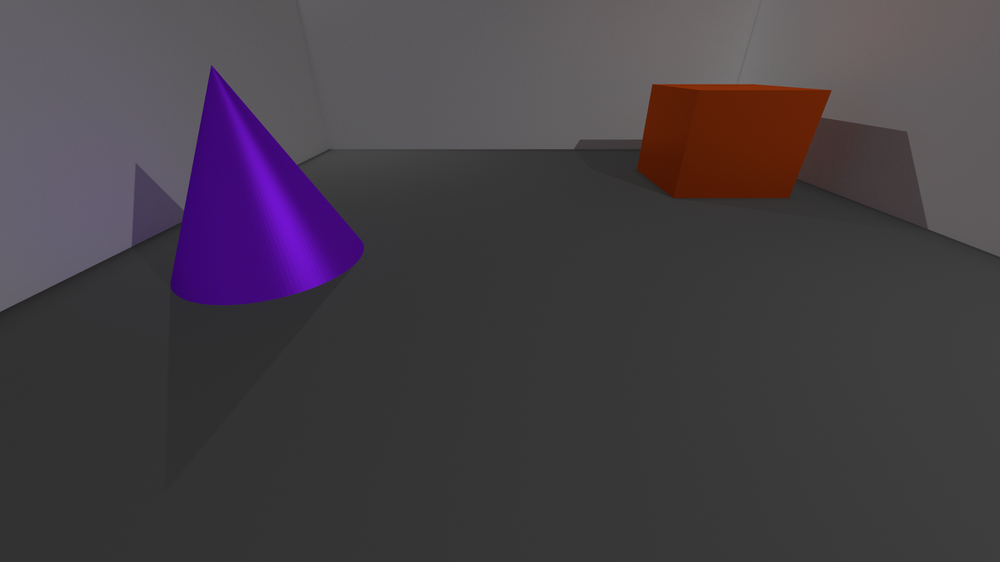
#> input picture Experiments/Sid/Travis/left.png, 1000 x 562 px, shrunk from 1920 x 1080 before the run
$ python depth_matrix.py
#> lines starting #> are read from the running program, lines starting #| are printed output that depends on the picture
from PIL import Image
from numpy import *
import math

# Open the images
left = array(Image.open('left.png'),'f');
right = array(Image.open('right.png'),'f');
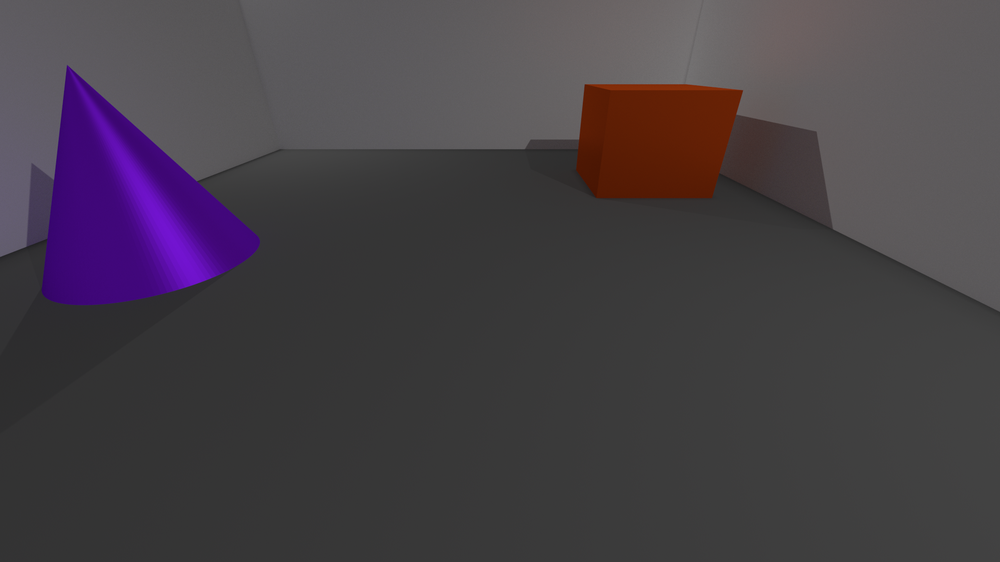
#> input picture Experiments/Sid/Travis/right.png, 1000 x 562 px, shrunk from 1920 x 1080 before the run

# Retrieve the a row from each image (the same one)
row = 256
leftRow = empty([1, left.shape[1], left.shape[2]])
for i in range (0, left.shape[1]):
	for j in range (0, left.shape[2]):
		leftRow[0][i][j] = left[row][i][j]
#> after the loop, leftRow = 1000 rows, first 6: [102, 97, 111, 255], [101, 98, 109, 255], [100, 97, 109, 255], [101, 96, 110, 255], [101, 97, 111, 255], [102, 97, 111, 255]
rightRow = empty([1, right.shape[1], right.shape[2]])
for i in range (0, right.shape[1]):
	for j in range (0, right.shape[2]):
		rightRow[0][i][j] = right[row][i][j]
#> after the loop, rightRow = 1000 rows, first 6: [84, 80, 92, 255], [66, 64, 73, 255], [44, 43, 48, 255], [36, 36, 38, 255], [36, 35, 36, 255], [40, 39, 41, 255]

# Calculate the values of the disparity matrix
m = zeros([leftRow.shape[1], rightRow.shape[1]])
for i in range(0,leftRow.shape[1]):
	for j in range(0, rightRow.shape[1]):
		m[i][j] = math.sqrt((leftRow[0][i][0]-rightRow[0][j][0])**2+(leftRow[0][i][1]-rightRow[0][j][1])**2+(leftRow[0][i][2]-rightRow[0][j][2])**2)
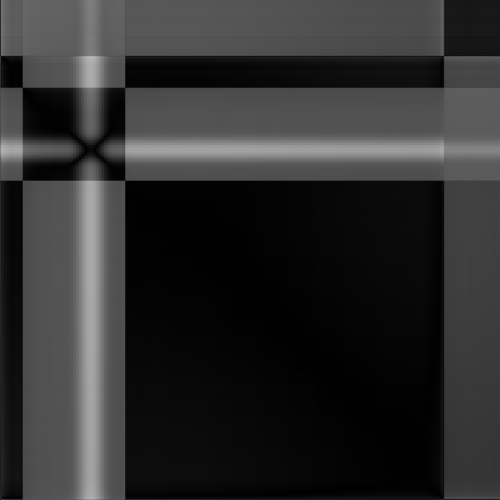
#> m: shape (1000, 1000) float64 (shown at 1/2 size); min 0, max 189.9, mean 46.5

out = Image.fromarray(uint8(m))
out.save('matrix.png')
